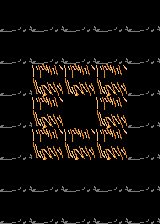

This game map was drawn from its Tiled (.tmx) file and the tilesets committed beside it. A one-line description and the full map source follow:
An orthogonal 5x7 tile map with 32x32 px tiles, 1 tile layer (buildings).

<map version="1.0" orientation="orthogonal" renderorder="right-down" width="5" height="7" tilewidth="32" tileheight="32">
 <properties>
  <property name="Interventions" value="5" />
 </properties>
 <tileset firstgid="1" name="buildings" tilewidth="32" tileheight="32">
  <image source="../Images/buildings.png" width="224" height="32" />
 </tileset>
 <layer name="buildings" width="5" height="7">
  <data>
   <tile gid="7" />
   <tile gid="7" />
   <tile gid="7" />
   <tile gid="7" />
   <tile gid="7" />
   <tile gid="7" />
   <tile gid="7" />
   <tile gid="7" />
   <tile gid="7" />
   <tile gid="7" />
   <tile gid="7" />
   <tile gid="1" />
   <tile gid="1" />
   <tile gid="1" />
   <tile gid="7" />
   <tile gid="7" />
   <tile gid="1" />
   <tile gid="6" />
   <tile gid="1" />
   <tile gid="7" />
   <tile gid="7" />
   <tile gid="1" />
   <tile gid="1" />
   <tile gid="1" />
   <tile gid="7" />
   <tile gid="7" />
   <tile gid="7" />
   <tile gid="7" />
   <tile gid="7" />
   <tile gid="7" />
   <tile gid="7" />
   <tile gid="7" />
   <tile gid="7" />
   <tile gid="7" />
   <tile gid="7" />
  </data>
 </layer>
</map>